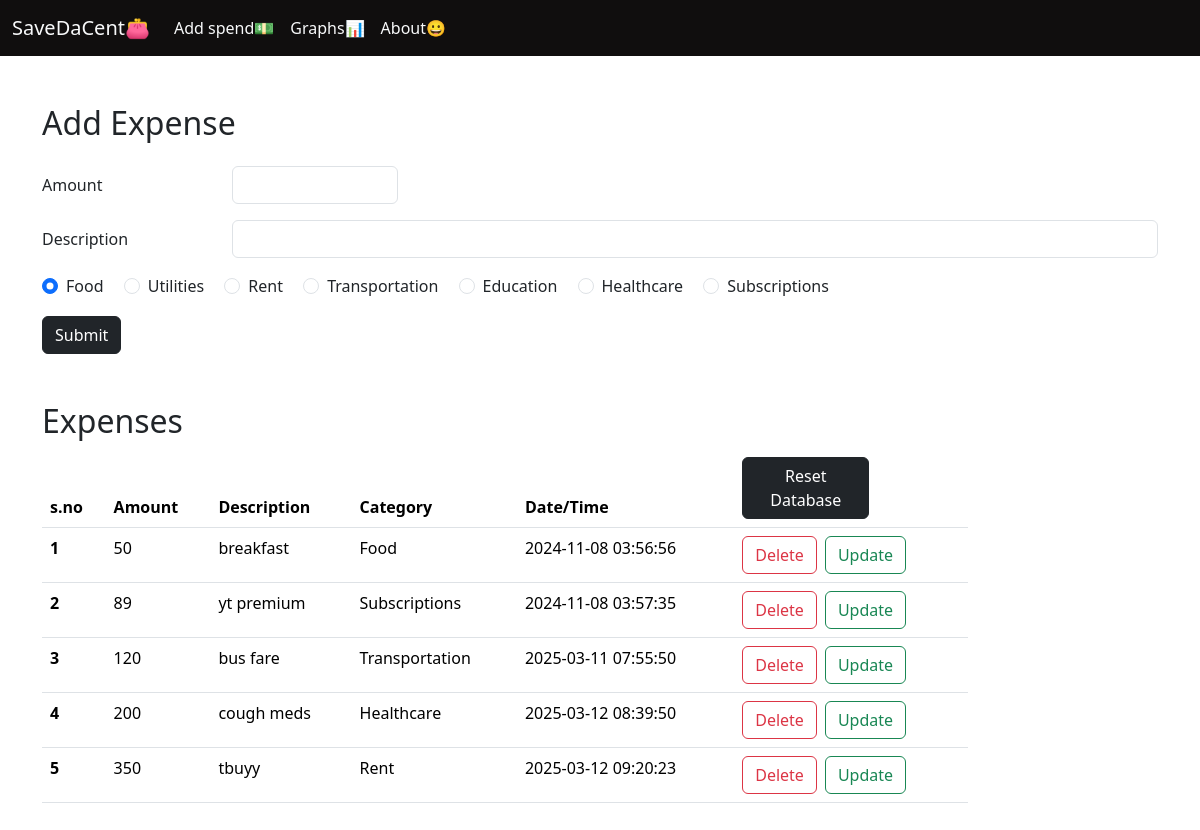
The page / on the database its author committed.
### app.py (models this page shows, shortened)
class money(db.Model):
    sno = db.Column(db.Integer, primary_key=True)
    amount = db.Column(db.Integer, nullable=False)
    desc = db.Column(db.String(200), nullable=False)
    category = db.Column(db.String(200), nullable=False)
    date_made = db.Column(db.DateTime, default=current_time_without_ms)

### app.py (the view, shortened to what this page needs)
@app.route('/', methods=['GET', 'POST'])
def home():
    logger.debug("Home route accessed.")
    all_spend = money.query.all()
    return render_template('index.html', all_spend=all_spend)

### templates/index.html (shortened to what this page needs)
{% extends 'base.html'%}
{% block body %}
<div class="container my-5 ">
    <form action="/addspend" method="POST">
      <h2 class="mb-4">Add Expense</h2>
        <div class="row mb-3">
          <label for="amount" class="col-sm-2 col-form-label">Amount</label>
          <div class="col-sm-2">
            <input type="number" class="form-control" name="amount" id="amount">
          </div>
        </div>
        <div class="row mb-3">
          <label for="description" class="col-sm-2 col-form-label">Description</label>
          <div class="col-sm-10">
            <input type="textarea" class="form-control" name="desc" id="description">
          </div>
        </div>
        <fieldset class="row mb-3">
          <div class="col-sm-10">
              <div class="form-check form-check-inline">
                <input class="form-check-input" type="radio" name="inlineRadioOptions" id="inlineRadio1" value="Food" checked>
                <label class="form-check-label" for="inlineRadio1">Food</label>
              </div>
              <div class="form-check form-check-inline">
                <input class="form-check-input" type="radio" name="inlineRadioOptions" id="inlineRadio2" value="Utilities">
                <label class="form-check-label" for="inlineRadio2">Utilities</label>
              </div>
              <div class="form-check form-check-inline">
                <input class="form-check-input" type="radio" name="inlineRadioOptions" id="inlineRadio2" value="Rent">
                <label class="form-check-label" for="inlineRadio2">Rent</label>
              </div>
              <div class="form-check form-check-inline">
                <input class="form-check-input" type="radio" name="inlineRadioOptions" id="inlineRadio1" value="Transportation">
                <label class="form-check-label" for="inlineRadio1">Transportation</label>
              </div>
              <div class="form-check form-check-inline">
                <input class="form-check-input" type="radio" name="inlineRadioOptions" id="inlineRadio1" value="Education">
                <label class="form-check-label" for="inlineRadio1">Education</label>
              </div>
              <div class="form-check form-check-inline">
                <input class="form-check-input" type="radio" name="inlineRadioOptions" id="inlineRadio2" value="Healthcare">
                <label class="form-check-label" for="inlineRadio2">Healthcare</label>
              </div>
              <div class="form-check form-check-inline">
                <input class="form-check-input" type="radio" name="inlineRadioOptions" id="inlineRadio1" value="Subscriptions">
                <label class="form-check-label" for="inlineRadio1">Subscriptions</label>
              </div>
        <div class="my-3 mb">
        <button type="submit" class="btn btn-dark " action="/addspend">Submit</button>
        </div>
      </form>
  {% if all_spend|length == 0 %}
  <div class="alert alert-dark" role="alert">
    No expense to display...get spending 😈
  </div>
    {% else %}
    <h2 class="mt-5">Expenses</h2>
    <table class="table">
    <thead>
      <tr>
        <th scope="col">s.no</th>
        <th scope="col">Amount</th>
        <th scope="col">Description</th>
        <th scope="col">Category</th>
        <th scope="col">Date/Time</th>
        <td><a href="/reset" class="btn btn-dark col-sm-7" role="button">Reset Database</a>
      </tr>
    </thead>
    <tbody>
    {% for spend in all_spend %}
      <tr>
        <th scope="row">{{loop.index}}</th>
        <td>{{spend.amount}}</td>
        <td>{{spend.desc}}</td>
        <td>{{spend.category}}</td>
        <td>{{spend.date_made}}</td>
        <td><a href="/delete/{{spend.sno}}" class="btn btn-outline-danger me-2" role="button">Delete</a><a href="/update/{{spend.sno}}" class="btn btn-outline-success" role="button">Update</a></td>
      </tr>
    {% endfor %}
    </tbody>
    {% endif %}
  </table>
  </div>
{% endblock %}

### rows shown on the page
money: amount "50", desc "breakfast", category "Food", date_made "2024-11-08 03:56:56"
money: amount "89", desc "yt premium", category "Subscriptions", date_made "2024-11-08 03:57:35"
money: amount "120", desc "bus fare", category "Transportation", date_made "2025-03-11 07:55:50"
money: amount "200", desc "cough meds", category "Healthcare", date_made "2025-03-12 08:39:50"
money: amount "350", desc "tbuyy", category "Rent", date_made "2025-03-12 09:20:23"
